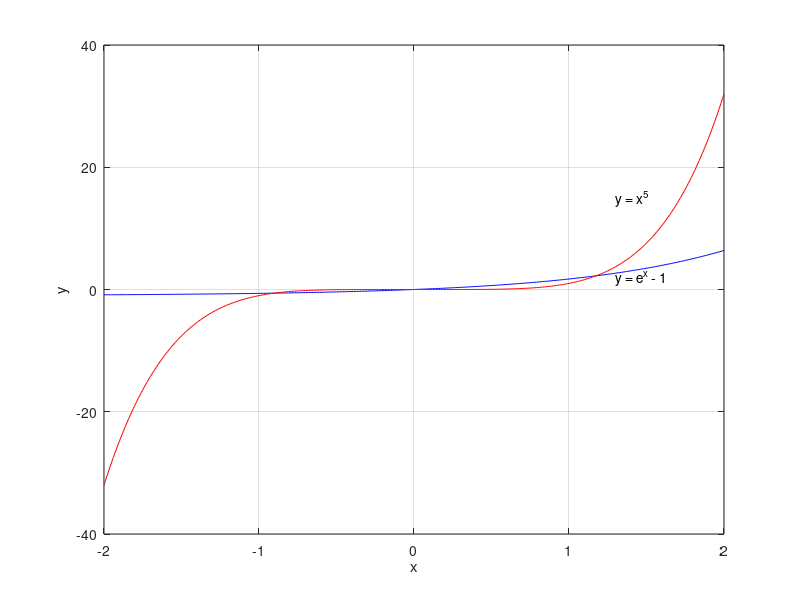

Write MATLAB code to recreate this figure.
close all;

% graph of e^(x)-1
x=-2:0.01:2;
y=exp(x)-1;
plot(x,y,'b');
hold on
grid on
text(1.3, 2,'y = e^x - 1');

% graph of x^5
y=x.^5;
plot(x,y,'r');
text(1.3, 15,'y = x^5');

% a and y Labels
xlabel('x');
ylabel('y');
